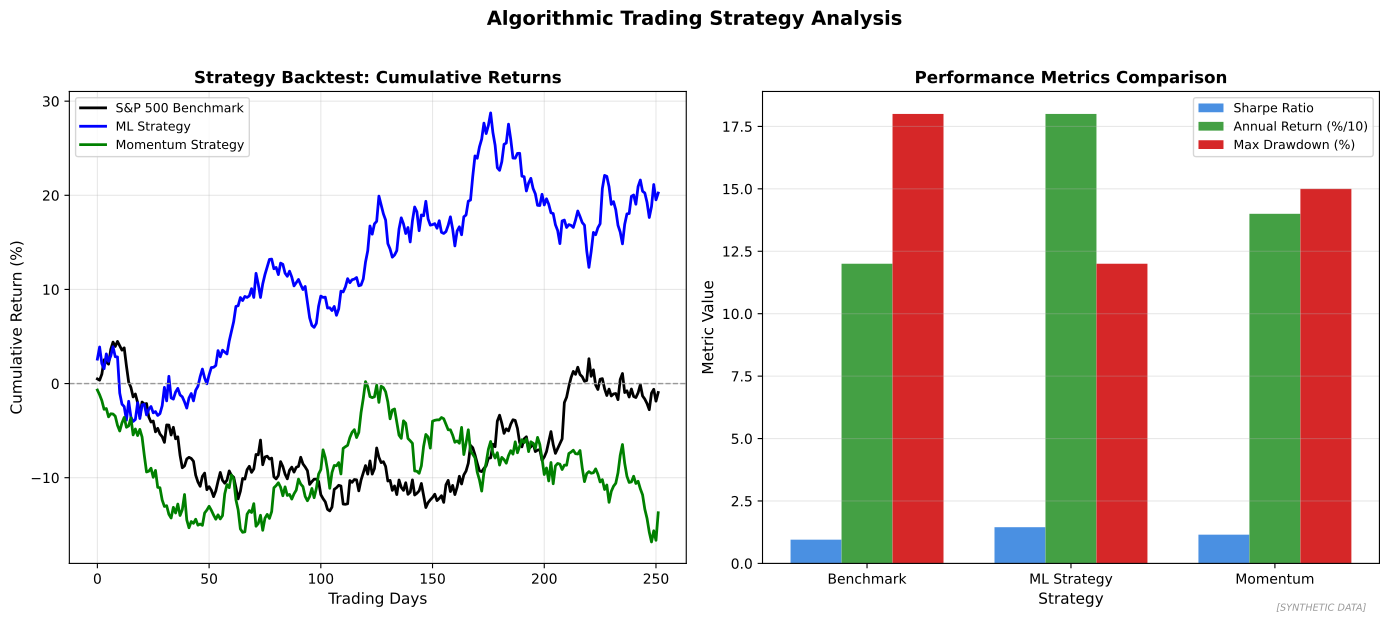

Write Python code to recreate this figure.
"""
Trading Strategy Backtest Results
Performance comparison of ML strategies

Output: trading_strategy_backtest.pdf
Module: module_03_ai_ml
Lesson: 29 - Algorithmic Trading Concepts
"""

from pathlib import Path
import matplotlib.pyplot as plt
import numpy as np

CHART_METADATA = {
    'title': 'Trading Strategy Backtest',
    'module': 'module_03_ai_ml',
    'lesson': 29,
    'url': 'https://github.com/Digital-AI-Finance/digital-finance/tree/main/module_03_ai_ml/figures/trading_strategy_backtest'
}

plt.rcParams.update({'font.size': 10, 'axes.labelsize': 10})

def create_chart():
    fig, axes = plt.subplots(1, 2, figsize=(14, 6))

    np.random.seed(42)
    days = np.arange(252)  # One trading year

    # Cumulative returns
    ax1 = axes[0]
    benchmark = np.cumsum(np.random.randn(252) * 0.01)
    ml_strategy = np.cumsum(np.random.randn(252) * 0.012 + 0.0005)
    momentum = np.cumsum(np.random.randn(252) * 0.011 + 0.0003)

    ax1.plot(days, benchmark * 100, 'k-', linewidth=2, label='S&P 500 Benchmark')
    ax1.plot(days, ml_strategy * 100, 'b-', linewidth=2, label='ML Strategy')
    ax1.plot(days, momentum * 100, 'g-', linewidth=2, label='Momentum Strategy')

    ax1.set_xlabel('Trading Days', fontsize=11)
    ax1.set_ylabel('Cumulative Return (%)', fontsize=11)
    ax1.set_title('Strategy Backtest: Cumulative Returns', fontsize=12, fontweight='bold')
    ax1.legend(loc='upper left', fontsize=9)
    ax1.grid(True, alpha=0.3)
    ax1.axhline(y=0, color='#999999', linestyle='--', linewidth=1)

    # Performance metrics
    ax2 = axes[1]
    strategies = ['Benchmark', 'ML Strategy', 'Momentum']
    sharpe = [0.95, 1.45, 1.15]
    max_dd = [-0.18, -0.12, -0.15]
    annual_ret = [0.12, 0.18, 0.14]

    x = np.arange(len(strategies))
    width = 0.25

    bars1 = ax2.bar(x - width, sharpe, width, label='Sharpe Ratio', color='#4A90E2')
    bars2 = ax2.bar(x, [r * 100 for r in annual_ret], width, label='Annual Return (%/10)', color='#44A044')
    bars3 = ax2.bar(x + width, [-d * 100 for d in max_dd], width, label='Max Drawdown (%)', color='#D62728')

    ax2.set_xlabel('Strategy', fontsize=11)
    ax2.set_ylabel('Metric Value', fontsize=11)
    ax2.set_title('Performance Metrics Comparison', fontsize=12, fontweight='bold')
    ax2.set_xticks(x)
    ax2.set_xticklabels(strategies)
    ax2.legend(loc='upper right', fontsize=9)
    ax2.yaxis.grid(True, alpha=0.3)

    fig.suptitle('Algorithmic Trading Strategy Analysis', fontsize=14, fontweight='bold', y=1.02)
    fig.text(0.98, 0.02, '[SYNTHETIC DATA]', fontsize=7, color='#999999', ha='right', style='italic')
    plt.tight_layout()

    output_path = Path(__file__).parent / 'trading_strategy_backtest.pdf'
    plt.savefig(output_path, format='pdf', dpi=300, bbox_inches='tight')
    plt.close()
    print(f"Chart saved to: {output_path}")
    return output_path

if __name__ == '__main__':
    create_chart()
